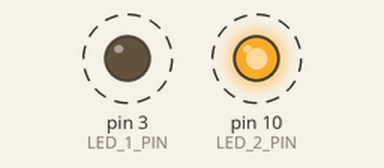
The sketch below on a simulated Arduino Uno, built with avr-gcc and run on an emulated ATmega328P. Shown: output pins drawn as LEDs (lit = HIGH). Dashed ring = blinking. What the sketch prints to the serial monitor is not drawn.

Above: at 0.12 s.
Timing chart, 0 to 3.0 s (numbered marks = the images above):
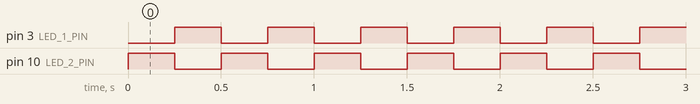

The sketch:

ESP32_custom_board_LED_flash_V1.ino
```cpp
#define LED_1_PIN 3
#define LED_2_PIN 10

void setup() {
  // put your setup code here, to run once:
 Serial.begin(115200);
 pinMode(LED_1_PIN, OUTPUT);
 pinMode(LED_2_PIN, OUTPUT);

}

void loop() {
  // put your main code here, to run repeatedly:
digitalWrite(LED_1_PIN, LOW);
digitalWrite(LED_2_PIN, HIGH);
Serial.println("Toggle 1");
delay(250);

digitalWrite(LED_1_PIN, HIGH);
digitalWrite(LED_2_PIN, LOW);
delay(250);
Serial.println("Toggle 2");

}
```

Measured:
- by itself, pin 3 (LED_1_PIN), pin 10 (LED_2_PIN): alternates HIGH for 0.25 s and LOW for 0.25 s
